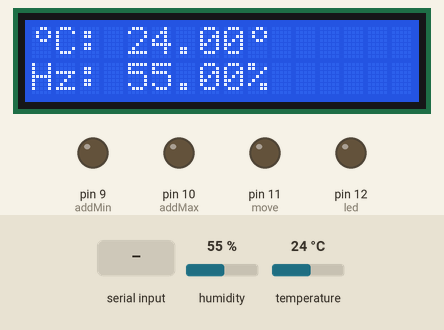
Bench run of a sketch on a simulated Arduino Uno, built with avr-gcc and run on an emulated ATmega328P. On the bench: 16×2 character LCD, output pins drawn as LEDs (lit = HIGH). The test bench sets the inputs (shaded band); at power-on: humidity 55 %, temperature 24 °C. What the sketch prints to the serial monitor is not drawn.

Above: at 1.7 s.
1.8 s: "7" received over Serial
At 4.1 s:
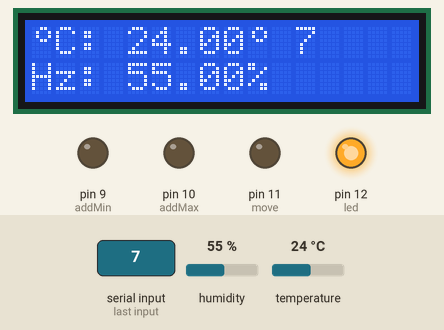
4.7 s: humidity set to 22 %
At 8.5 s:
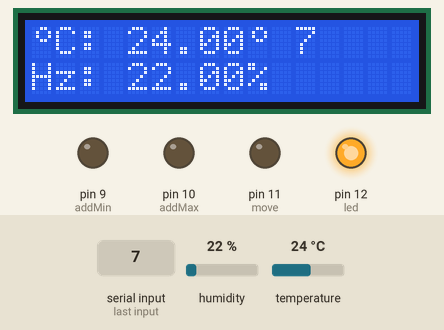
8.8 s: temperature set to 12 °C
At 12.0 s:
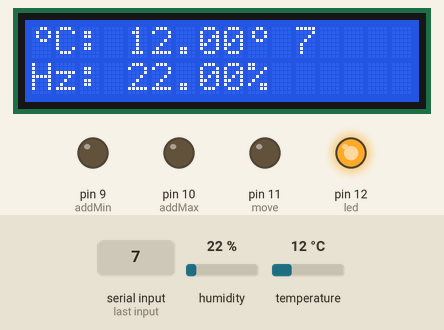
12.8 s: "0" received over Serial
At 15.6 s:
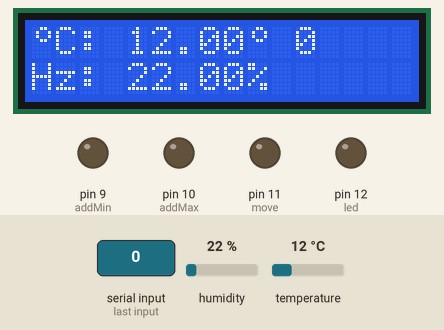
15.9 s: humidity set to 40 %
At 18.2 s:
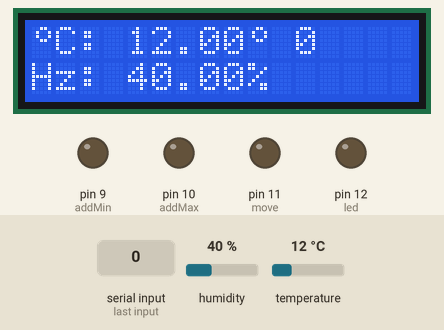
18.9 s: temperature set to 19 °C
At 22.7 s:
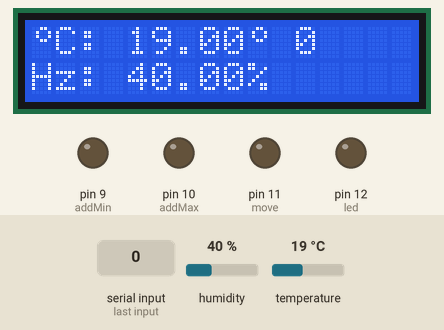
Timing chart, 0 to 24.0 s (numbered marks = the images above; inputs shaded):
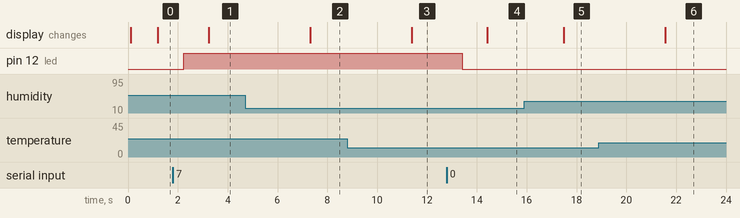

Measured:
- after the input at 1.8 s, pin 12 (led): LOW → HIGH after 0.43 s; the display: changes after 1.4 s (image 1)
- after the input at 4.7 s, the display: changes after 2.6 s (image 2)
- after the input at 8.8 s, the display: changes after 2.6 s (image 3)
- after the input at 12.8 s, pin 12 (led): HIGH → LOW after 0.62 s; the display: changes after 1.6 s (image 4)
- after the input at 15.9 s, the display: changes after 1.6 s (image 5)
- after the input at 18.9 s, the display: changes after 2.7 s (image 6)

The sketch:

dht11monitor.ino
```cpp
#include <LiquidCrystal.h>
#include <DHT.h>

// DHT PINS
#define DHTPIN 8
#define DHTTYPE DHT11

// LCD PINS
const int RS = 7;
const int EN = 6;
const int D4 = 5;
const int D5 = 4;
const int D6 = 3;
const int D7 = 2;

// OBJECTS
LiquidCrystal lcd(RS, EN, D4, D5, D6, D7);
DHT dht(DHTPIN, DHTTYPE);

// LED PINS
const int led = 12;

// BUTTONS PINS
const int move = 11;

const int addMax = 10;
const int addMin = 9;

// VARIABLES
int menu = 1;

char brightness = 0;
unsigned long previousMillisLet = 0;
unsigned long btnDebounceMajor = 2000;
unsigned long btnDebounce = 200;
bool buttonsBlocked = false;

// TEMPERATURE VARIABLES
int max = 40;
int maxMax = 50;
int min = 20;
int minMax = 30;

// int temperature = 0;
float temperature = 0;

// HUMIDITY VARIABLES
int maxHz = 70;
int maxHzMax = 80;
int minHz = 30;
int minHzMax = 40;

// int humidity = 0;
float humidity = 0;

// CUSTOM CHARACTERS
byte degreeSymbol[8] = {
  B00110,
  B01001,
  B01001,
  B00110,
  B00000,
  B00000,
  B00000,
  B00000
};

void setup() {
  // BUTTONS
  pinMode(move, OUTPUT);
  pinMode(addMax, OUTPUT);
  pinMode(addMin, OUTPUT);
  // LED
  pinMode(led, OUTPUT);
  // LCD
  lcd.begin(16, 2);
  delay(50);
  loadCustomCharacter(0, degreeSymbol);
  displayMenu();
  // DHT
  dht.begin();
  delay(50);
  // EXTRA
  Serial.begin(9600);
}

void loop() {
  humidity = dht.readHumidity();
  temperature = dht.readTemperature();

  if (!isnan(humidity) || !isnan(temperature)) {
    Serial.println(String(temperature) + "/" + String(humidity));
  }

  if (Serial.available() > 0) {
    brightness = Serial.read();
  }

  switch (brightness)
  {
  case '0':
    analogWrite(led, 0);
    break;
  case '1':
    analogWrite(led, 20);
    break;
  case '2':
    analogWrite(led, 40);
    break;
  case '3':
    analogWrite(led, 60);
    break;
  case '4':
    analogWrite(led, 80);
    break;
  case '5':
    analogWrite(led, 100);
    break;
  case '6':
    analogWrite(led, 120);
    break;
  case '7':
    analogWrite(led, 140);
    break;
  case '8':
    analogWrite(led, 160);
    break;
  case '9':
    analogWrite(led, 180);
    break;
  default:
    break;
  }

  delay(1000);

  displayMenu();
}

bool btnPushed() {
  if (digitalRead(move) == HIGH) {
    // Serial.println("Button \"move\" pushed " + String(move));
    moveMenu();
    displayMenu();
    delay(btnDebounceMajor);
    return true;
  } else if (digitalRead(addMax) == HIGH) {
    if (menu == 2) {
      // Serial.println("Button \"addMax Temperature\" pushed " + String(addMax));
      addMaxValue();
      displayMenu();
      delay(btnDebounce);
      return false;
    } else if (menu == 3) {
      // Serial.println("Button \"addMax Humidity\" pushed " + String(addMax));
      addMaxHzValue();
      displayMenu();
      delay(btnDebounce);
      return false;
    }
  } else if (digitalRead(addMin) == HIGH) {
    if (menu == 2) {
      // Serial.println("Button \"addMin Temperature\" pushed " + String(addMin));
      addMinValue();
      displayMenu();
      delay(btnDebounce);
      return false;
    } else if (menu == 3) {
      // Serial.println("Button \"addMin Humidity\" pushed " + String(addMin));
      addMinHzValue();
      displayMenu();
      delay(btnDebounce);
      return false;
    }
  }

  return false;
}

void moveMenu() {
  menu++;
  if (menu > 3) {
    menu = 1;
  }
}

void addMaxValue() {
  max++;
  if (max > maxMax) {
    max = 30;
  }
}

void addMaxHzValue() {
  maxHz++;
  if (maxHz > maxHzMax) {
    maxHz = 80;
  }
}

void addMinValue() {
  min++;
  if (min > minMax) {
    min = 10;
  }
}

void addMinHzValue() {
  minHz++;
  if (minHz > minHzMax) {
    minHz = 20;
  }
}

void loadCustomCharacter(uint8_t charIndex, const uint8_t charData[]) {
  uint8_t data;
  lcd.createChar(charIndex, charData);
}

void printLCD(String text,int col = 0, int row = 0) {
  lcd.setCursor(col, row);
  lcd.print(text);
}

void writeCustomCharacter(int charIndex, int col, int row) {
  lcd.setCursor(col, row);
  lcd.write(byte(charIndex));
}

void displayMenu() {
  lcd.clear();
  switch (menu) {
    case 1:
      writeCustomCharacter(0, 0, 0);
      printLCD("C: " + String(temperature), 1, 0);
      lcd.write(byte(0));
      lcd.print(" " + String(brightness));
      printLCD("Hz: " + String(humidity) + "%", 0, 1);
      break;
    case 2:
      printLCD("Temperature", 0, 0);
      printLCD("Min:" + String(min), 0, 1);
      lcd.write(byte(0));
      lcd.print(" Max:" + String(max));
      lcd.write(byte(0));
      break;
    case 3:
      printLCD("Humidity", 0, 0);
      printLCD("Min:" + String(minHz) + "% Max:" + String(maxHz) + "%", 0, 1);
      break;
  }
}
```
